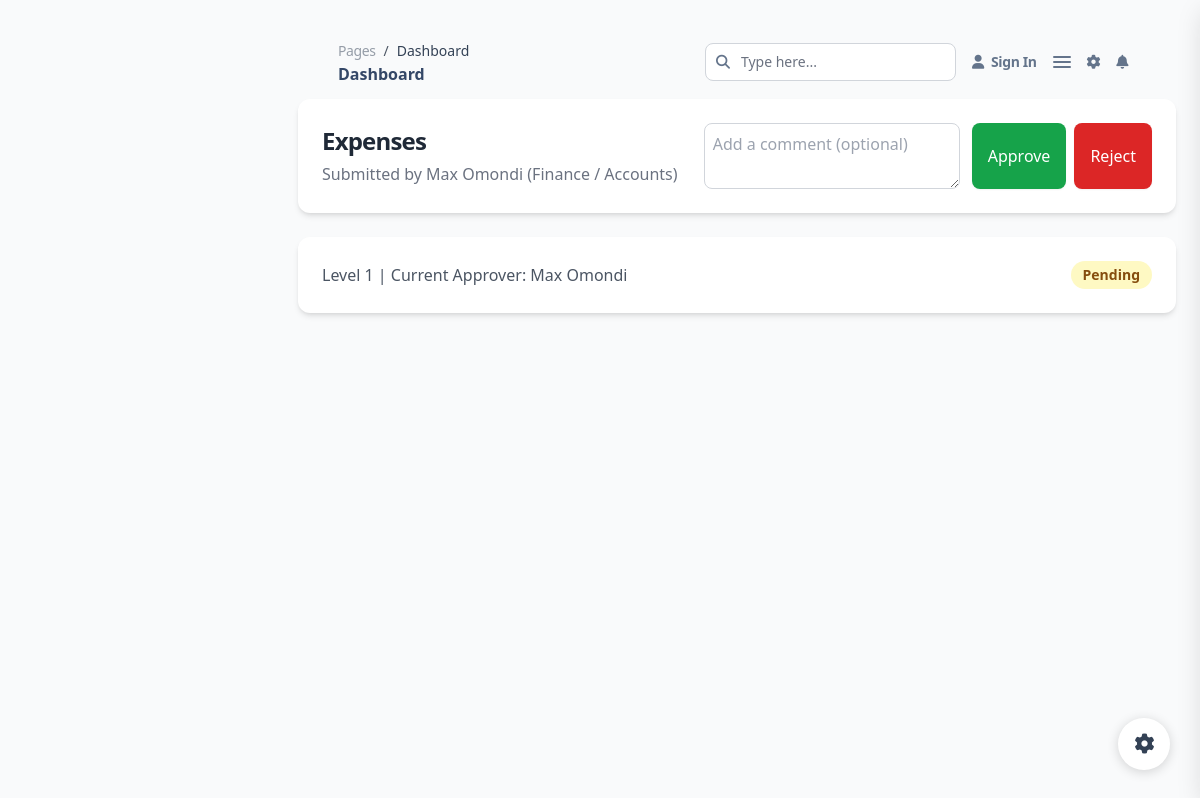
/approvals/approval-detail/25/ (signed in), run on the app's committed database.
### approvals/models.py (models this page shows, shortened)
class ApprovalRecord(models.Model):
    STATUS_CHOICES = [
        ("pending", "Pending"),
        ("approved", "Approved"),
        ("rejected", "Rejected"),
        ("notified", "Notified"),
    ]
    approval_type = models.ForeignKey(ApprovalType, on_delete=models.CASCADE)
    approver = models.ForeignKey(Employee, on_delete=models.CASCADE, related_name="approvals")
    creator = models.ForeignKey(Employee, on_delete=models.CASCADE, related_name="created_approvals")
    content_type = models.ForeignKey(ContentType, on_delete=models.CASCADE, blank=True, null=True)
    object_id = models.PositiveIntegerField(blank=True, null=True)
    content_object = GenericForeignKey("content_type", "object_id")
    level = models.PositiveIntegerField(default=1)
    status = models.CharField(max_length=20, choices=STATUS_CHOICES, default="pending")
    comment = models.TextField(blank=True, null=True)
    approved_at = models.DateTimeField(blank=True, null=True)
    is_proper_approver = models.BooleanField(default=True)
    was_notified = models.BooleanField(default=False)
    rich_content = HTMLField(blank=True, null=True)
    created_at = models.DateTimeField(auto_now_add=True)
    updated_at = models.DateTimeField(auto_now=True)

class ApprovalType(models.Model):
    name = models.CharField(max_length=100, unique=True)
    description = models.TextField(blank=True, null=True)

### users/models.py (models this page shows, shortened)
class Employee(models.Model):
    EMPLOYMENT_TYPE_CHOICES = [
        ('full_time', 'Full-Time'),
        ('part_time', 'Part-Time'),
        ('contract', 'Contract'),
        ('intern', 'Intern'),
    ]
    GENDER_CHOICES = [
        ('male', 'Male'),
        ('female', 'Female'),
        ('other', 'Other'),
    ]
    MARITAL_STATUS_CHOICES = [
        ('single', 'Single'),
        ('married', 'Married'),
        ('divorced', 'Divorced'),
        ('widowed', 'Widowed'),
    ]
    JOB_STATUS_CHOICES = [
        ('active', 'Active'),
        ('suspended', 'Suspended'),
        ('terminated', 'Terminated'),
        ('resigned', 'Resigned'),
    ]
    employee_code = models.CharField(max_length=20, unique=True)
    full_name = models.CharField(max_length=255, null=True)
    phone_number = models.CharField(max_length=20,null=True)
    date_of_joining = models.DateField(null=True, blank=True)
    department = models.ForeignKey(Department, on_delete=models.SET_NULL, null=True, blank=True)
    sub_department = models.ForeignKey(SubDepartment, on_delete=models.SET_NULL, null=True, blank=True)
    stations = models.ManyToManyField(
        "attendance.Station",
        related_name="employees",
        blank=True
    )
    job_position = models.CharField(max_length=255, blank=True, null=True)
    employment_type = models.CharField(max_length=50, choices=[("full_time", "Full Time"), ("part_time", "Part Time"), ("contract", "Contract")])
    gender = models.CharField(max_length=10,null=True, choices=[("male", "Male"), ("female", "Female"), ("other", "Other")])
    marital_status = models.CharField(max_length=15,null=True, choices=[("single", "Single"), ("married", "Married"), ("divorced", "Divorced")])
    job_status = models.CharField(max_length=20, choices=[("active", "Active"), ("inactive", "Inactive")])
    national_id = models.CharField(max_length=20, blank=True, null=True)
    date_of_birth = models.DateField(null=True, blank=True)
    address = models.TextField(blank=True, null=True)
    bank_account_number = models.CharField(max_length=30, blank=True, null=True)
    bank_name = models.CharField(max_length=100, blank=True, null=True)
    next_of_kin_name = models.CharField(max_length=255, blank=True, null=True)
    next_of_kin_relationship = models.CharField(max_length=100, blank=True, null=True)
    next_of_kin_phone = models.CharField(max_length=20, blank=True, null=True)
    documents = models.FileField(upload_to="employee_docs/", blank=True, null=True)
    profile_image = models.ImageField(
        upload_to="employee_photos/",
        null=True,
        blank=True,
        help_text="Upload employee profile picture"
    )
    created_at = models.DateTimeField(auto_now_add=True)
    updated_at = models.DateTimeField(auto_now=True)
    bank_account_number = models.CharField(max_length=30, blank=True, null=True)
    bank_name = models.CharField(max_length=100, blank=True, null=True)
    basic_salary = models.DecimalField(
        max_digits=10, decimal_places=2,
        default=0,
        help_text="Base salary of the employee"
    )
    allowances = models.ManyToManyField(
        'payroll.Allowance',
        blank=True,
        related_name='employees',
        help_text="Allowances applicable to this employee"
    )
    overtime_rate = models.DecimalField(
        max_digits=10, decimal_places=2,
        default=0,
        help_text="Standard overtime rate per hour"
    )
    night_overtime_rate = models.DecimalField(
        max_digits=10, decimal_places=2,
        default=0,
        help_text="Night overtime rate per hour"
    )
    weekend_overtime_rate = models.DecimalField(
        max_digits=10, decimal_places=2,
        default=0,
        help_text="Weekend overtime rate per hour"
    )

class Department(models.Model):
    name = models.CharField(max_length=100, unique=True)
    description = models.TextField(blank=True, null=True)

class SubDepartment(models.Model):
    department = models.ForeignKey(Department, on_delete=models.CASCADE, related_name="sub_departments")
    name = models.CharField(max_length=100)
    description = models.TextField(blank=True, null=True)
    class Meta:
        unique_together = ('department', 'name')

### approvals/web/views.py (the view)
# urls.py: path("approval-detail/<int:approval_id>/", web_views.approval_detail, name="approval-detail"),
def approval_detail(request, approval_id):
    employee_code = request.user.username
    employee = Employee.objects.get(employee_code=employee_code)
    approval = get_object_or_404(
        ApprovalRecord.objects.select_related("creator", "approval_type", "approver"),
        pk=approval_id
    )
    steps = ApprovalFlow.objects.filter(
        approval_type=approval.approval_type
    ).order_by("level").select_related("approver")
    step_data = []
    for step in steps:
        record = ApprovalRecord.objects.filter(
            approval_type=approval.approval_type,
            creator=approval.creator,
            level=step.level
        ).first()
        step_data.append({
            "level": step.level,
            "approver": step.approver,
            "status": record.status if record else "pending",
            "comment": record.comment if record and record.comment else "",
        })
    is_current_approver = approval.approver == employee and approval.status == "pending"
    return render(request, "approvals/approval_detail.html", {
        "approval": approval,
        "steps": step_data,
        "is_current_approver": is_current_approver,
    })

### approvals/templates/approvals/approval_detail.html (shortened to what this page needs)
{% extends "configs/base.html" %}
{% load static %}
{% block content %}
<main class="ease-soft-in-out xl:ml-68.5 relative h-full max-h-screen rounded-xl transition-all duration-200 p-6">
  {% include 'configs/partials/main-top-nav.html' %}
  <div class="max-w-5xl mx-auto space-y-6">
    <div class="bg-white shadow-md rounded-xl p-6 flex flex-col md:flex-row items-start md:items-center justify-between space-y-4 md:space-y-0">
      <div>
        <h2 class="text-2xl font-bold text-gray-800">{{ approval.approval_type.name }}</h2>
        <p class="text-gray-500 mt-1">
          Submitted by {{ approval.creator.full_name }}
          ({{ approval.creator.department.name }} / {{ approval.creator.sub_department.name }})
        </p>
      </div>
      {% if approval.status == 'pending' and approval.approver.employee_code == request.user.username %}
      <form id="approval-action-form" class="flex flex-col md:flex-row gap-3 w-full md:w-auto"
            hx-post="{% url 'approve-action' approval.id %}" hx-target="#action-message" hx-swap="innerHTML">
        <textarea name="comment"  placeholder="Add a comment (optional)"
                  class="border border-gray-300 rounded-lg p-2 w-full md:w-64 focus:ring-2 focus:ring-blue-400 focus:outline-none"></textarea>
        <div class="flex gap-2 mt-2 md:mt-0">
          <button type="submit" name="action" value="approve"
                  class="bg-green-600 hover:bg-green-700 text-white px-4 py-2 rounded-lg transition shadow-sm">Approve</button>
          <button type="submit" name="action" value="reject"
                  class="bg-red-600 hover:bg-red-700 text-white px-4 py-2 rounded-lg transition shadow-sm">Reject</button>
        </div>
      </form>
      {% endif %}
    </div>
    <div class="bg-white shadow-md rounded-xl p-6 space-y-4">
      <div class="flex items-center justify-between">
        <span class="text-gray-600 font-medium">Level {{ approval.level }} | Current Approver: {{ approval.approver.full_name }}</span>
        <span class="px-3 py-1 rounded-full text-sm font-semibold
                     {% if approval.status == 'pending' %} bg-yellow-100 text-yellow-800
                     {% elif approval.status == 'approved' %} bg-green-100 text-green-800
                     {% else %} bg-red-100 text-red-800{% endif %}">
          {{ approval.status|capfirst }}
        </span>
      </div>
    </div>
  </div>
</main>
{% endblock %}

### data on the page
ApprovalRecord: approval_type.name "Expenses", creator.full_name "Max Omondi", creator.department.name "Finance", creator.sub_department.name "Accounts", level "1", approver.full_name "Max Omondi", status "Pending"
